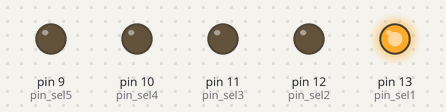
Recording of a sketch running on a simulated Arduino Uno, built with avr-gcc and run on an emulated ATmega328P. Shown: output pins drawn as LEDs (lit = HIGH).

Above: at 0.1 s.
At 0.5 s:
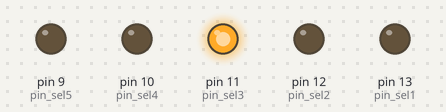
At 0.9 s:
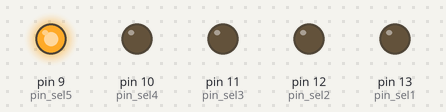
At 1.1 s:
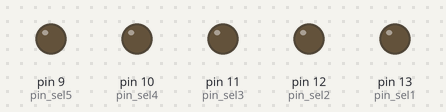
At 1.9 s:
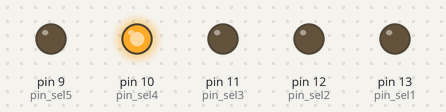
At 2.7 s:
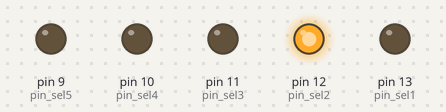
Timing chart, 0 to 3.0 s (numbered marks = the images above):
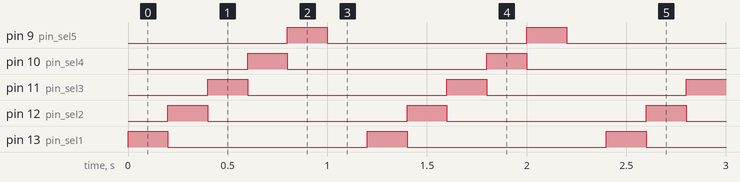

Measured:
- by itself, pin 9 (pin_sel5), pin 10 (pin_sel4), pin 11 (pin_sel3), pin 12 (pin_sel2), pin 13 (pin_sel1): alternates HIGH for 0.20 s and LOW for 1.0 s
- by itself, everything shown: repeats every 1.2 s, in 6 steps

The sketch:

diwali_led.ino
```cpp
#define pin_sel1 13
#define pin_sel2 12
#define pin_sel3 11
#define pin_sel4 10
#define pin_sel5 9

void setup() {
    // Set pin_sel as an output in the setup function
    pinMode(pin_sel1, OUTPUT);
    pinMode(pin_sel2, OUTPUT);
    pinMode(pin_sel3, OUTPUT);
    pinMode(pin_sel4, OUTPUT);
    pinMode(pin_sel5, OUTPUT);
}

void loop() {

    digitalWrite(pin_sel1, LOW);
    digitalWrite(pin_sel2, LOW);
    digitalWrite(pin_sel3, LOW);
    digitalWrite(pin_sel4, LOW);
    digitalWrite(pin_sel5, LOW);

    digitalWrite(pin_sel1, HIGH);
    delay(200);

    digitalWrite(pin_sel1, LOW);
    digitalWrite(pin_sel2, HIGH);
    delay(200);

    digitalWrite(pin_sel2, LOW);
    digitalWrite(pin_sel3, HIGH);
    delay(200);

    digitalWrite(pin_sel3, LOW);
    digitalWrite(pin_sel4, HIGH);
    delay(200);

    digitalWrite(pin_sel4, LOW);
    digitalWrite(pin_sel5, HIGH);
    delay(200);

    digitalWrite(pin_sel5, LOW);
    delay(200);

    digitalWrite(pin_sel1, HIGH);
}
```
